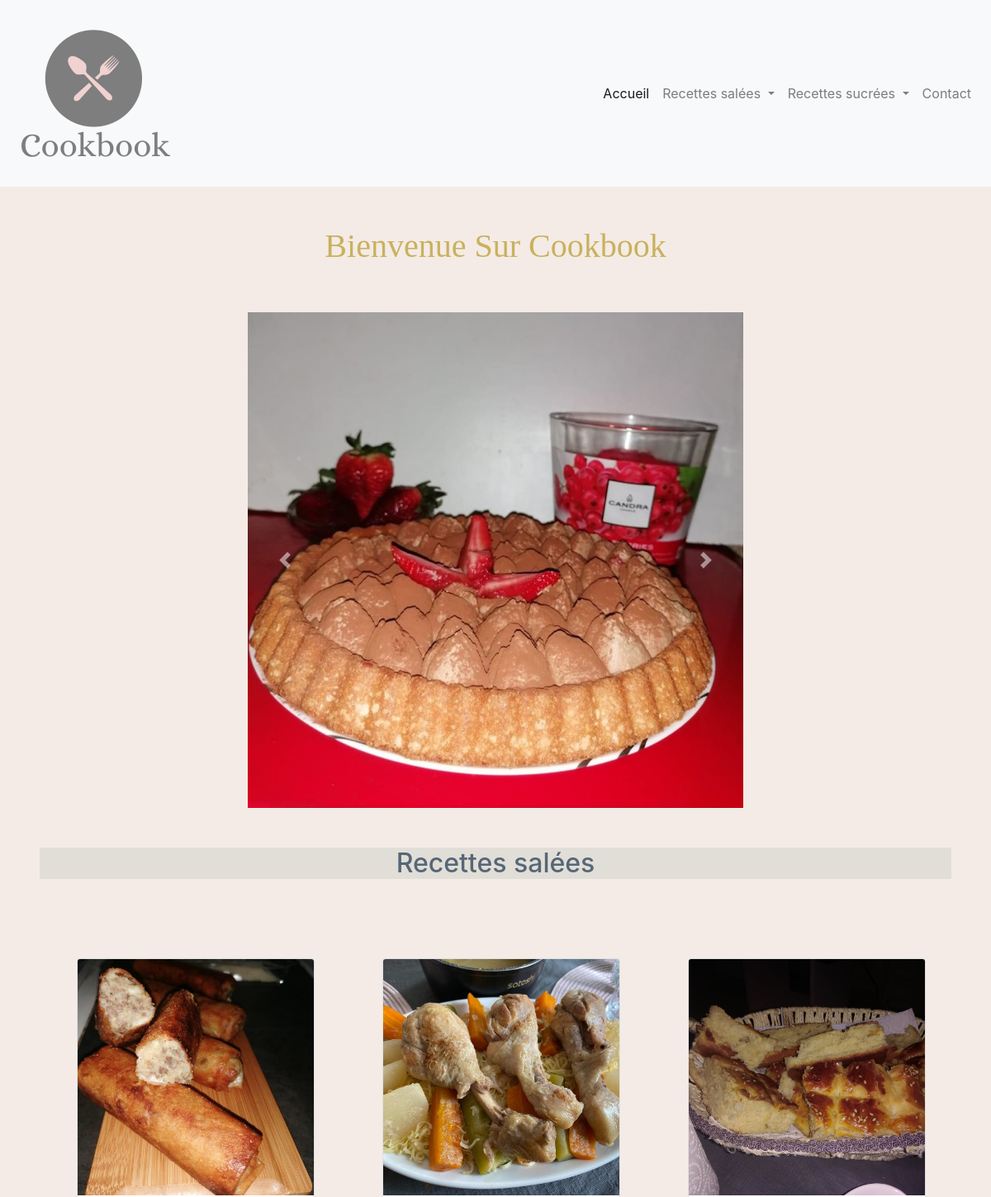
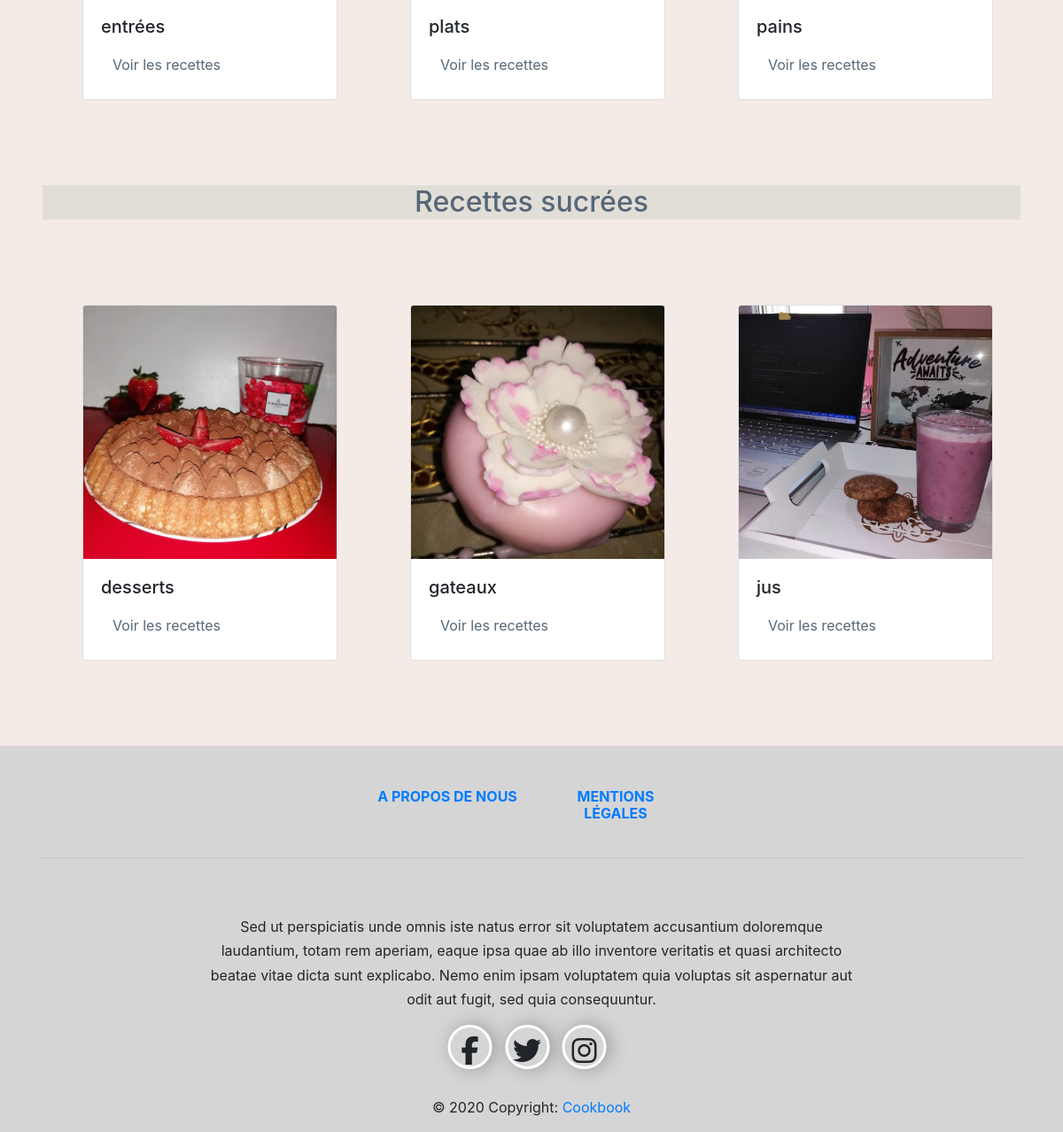
The page / on the database its author committed (2 pictures, top to bottom).
### tables this page shows
CREATE TABLE IF NOT EXISTS `category` (
  `id` int(11) NOT NULL AUTO_INCREMENT,
  `categorie` varchar(100) NOT NULL,
  `recettes` varchar(50) NOT NULL,
  `image` longtext DEFAULT NULL,
  PRIMARY KEY (`id`)
);

### index.php (the view, shortened to what this page needs)
<!DOCTYPE html>
<html lang="fr" >
<head>
	 <link rel="stylesheet" href="https://stackpath.bootstrapcdn.com/bootstrap/4.4.1/css/bootstrap.min.css">
	<link rel="stylesheet" type="text/css" href="assets/css/footer.css">
	<link rel="stylesheet" type="text/css" href="assets/css/helper.css">
	<link rel="stylesheet" type="text/css" href="assets/css/index.css">
</head>
<body>
<?php include("inc/navbar.php");
 ?>
   <?php  require "config/setting.php"  ;  ?>
<main class="bg_creamWhite pb-5">
	<h1 class="text-center prata gold text p-5 ">Bienvenue Sur Cookbook </h1>
	<section class="Slider bg_creamWhite">
		<div id="carouselExampleControls" class="carousel slide w-50 m-auto" data-ride="carousel">
			<div class="carousel-inner text-center">
				<div class="carousel-item active ">
				<img src="assets/img/makrot (3).jpg" class="d-block w-100" alt="makrot ">
				</div>
			</div>
			<a class="carousel-control-prev" href="#carouselExampleControls" role="button" data-slide="prev">
				<span class="carousel-control-prev-icon" aria-hidden="true"></span>
			</a>
			<a class="carousel-control-next" href="#carouselExampleControls" role="button" data-slide="next">
				<span class="carousel-control-next-icon" aria-hidden="true"></span>
			</a>
		</div>
	</section>
	<section class="recette-salees bg_creamWhite  ">
			<div class="borderTitle bg_lightGray m-5">
				<h2 class="text-center  darkBlue">Recettes salées </h2>
			</div>
			<div class=" row container m-auto">
			<?php
	$catg = $connect -> query("SELECT * FROM category WHERE recettes='salées'  ;") or die($connect -> error);
        while ($row =$catg->fetch_assoc()):
    ?>
				<div class="col-12 col-lg-4  m-auto  p-5">
					<div class="card  m-auto mt-4 mb-4 " style="width: 18rem;">
					<?php $image = $row['image'];
    $image_src = "admin/uploadsCteg/".$image;?>
					<img src="<?php echo $image_src; ?>" class="card-img-top" alt="catégorie">
						<div class="card-body">
							<h5 class="card-title"><?php echo $row['categorie']; ?></h5>
							<a href="affiche_recipe.php?edit=<?php echo $row['id']; ?>" class="btn darkBlue text-align-right">Voir les recettes</a>
						</div>
					</div>
				</div>
				<?php  endwhile;   ?>
			</div>
	</section>
	<section class="recette-sucrées bg_creamWhite  ">
		<div class="borderTitle bg_lightGray m-5">
			<h2 class="text-center darkBlue ">Recettes sucrées </h2>
		</div>
		<div class=" row container m-auto">
		<?php   $suc = $connect -> query("SELECT * FROM category WHERE recettes='sucrées';") or die($connect -> error);
		  while ($row =$suc->fetch_assoc()):?>
			<div class="col-12 col-lg-4  m-auto p-5 ">
				<div class=" m-auto card mt-4 mb-4 " style="width: 18rem;">
				<?php $image = $row['image'];
    $image_src = "admin/uploadsCteg/".$image;?>
					<img src="<?php echo $image_src; ?>" class="card-img-top" alt="catégorie">
					<div class="card-body">
						<h5 class="card-title"><?php echo $row['categorie']; ?></h5>
						<a href="affiche_recipe.php?edit=<?php echo $row['id']; ?>" class="btn darkBlue text-align-right">Voir les recettes </a>
					</div>
				</div>
			</div>
			<?php  endwhile;   ?>
		</div>
	</section>
</main>
<?php include("inc/footer.php"); ?>
</body>
</html>

### inc/navbar.php (shortened to what this page needs)
<nav class="navbar navbar-expand-lg navbar-light bg-light">
  <a class="navbar-brand" href="index.php">  <img src="assets/img/logo.png" alt="logo cookbook">  </a>
  <div class="collapse navbar-collapse" id="navbarSupportedContent">
    <ul class="navbar-nav ml-auto">
      <li class="nav-item active">
        <a class="nav-link" href="index.php">Accueil<span class="sr-only"></span></a>
      </li>
      <li class="nav-item dropdown">
        <a class="nav-link dropdown-toggle" href="#" id="navbarDropdown" role="button" data-toggle="dropdown" aria-haspopup="true" aria-expanded="false">
          Recettes salées
        </a>
      </li>
      <li class="nav-item dropdown">
        <a class="nav-link dropdown-toggle" href="#" id="navbarDropdown2" role="button" data-toggle="dropdown" aria-haspopup="true" aria-expanded="false">
          Recettes sucrées
        </a>
      </li>
      <li class="nav-item">
        <a class="nav-link " href="contact.php" tabindex="-1">Contact</a>
      </li>
    </ul>
  </div>
</nav>

### inc/footer.php
<footer class="page-footer font-small indigo ">
  <div class="container">
    <div class="row text-center d-flex justify-content-center pt-5 mb-3">
      <div class="col-md-2 mb-3">
        <h6 class="text-uppercase font-weight-bold">
          <a href="#!">A propos de nous </a>
        </h6>
      </div>
      <div class="col-md-2 mb-3">
        <h6 class="text-uppercase font-weight-bold">
          <a href="./ML.php">Mentions Légales</a>
        </h6>
      </div>
    </div>
    <hr class="clearfix  text-dark" >
    <div class="row d-flex text-center justify-content-center mb-md-0 mb-4">
      <div class="col-md-8 col-12 mt-5">
        <p style="line-height: 1.7rem">Sed ut perspiciatis unde omnis iste natus error sit voluptatem
          accusantium doloremque laudantium, totam rem
          aperiam, eaque ipsa quae ab illo inventore veritatis et quasi architecto beatae vitae dicta sunt
          explicabo.
          Nemo enim ipsam voluptatem quia voluptas sit aspernatur aut odit aut fugit, sed quia consequuntur.</p>
      </div>
    </div>
    <div class="row pb-3">
      <div class="col-md-12">
        <div class="mb-5 flex-center">
      <div class="content">
        <div class="icon_group">
          <a class="icon facebook"><i class="fa fa-facebook fa-2x" aria-hidden="true"></i><div class="background_circle"></div></a>
          <a class="icon twitter"><i class="fa fa-twitter fa-2x" aria-hidden="true"></i><div class="background_circle"></div></a>
          <a class="icon instagram"><i class="fa fa-instagram fa-2x" aria-hidden="true"></i><div class="background_circle"></div></a>
        </div>
      </div>
        </div>
      </div>
    </div>
  </div>
  <div class="footer-copyright text-center py-3">© 2020 Copyright:
    <a href="#"> Cookbook</a>
  </div>
</footer>

### assets/css/footer.css (style rules this page uses)
body { background-color: #D5D5D5; height:100px; }
.content { position: absolute; top: 50%; left: 50%; transform: translate(-50%, -50%); display: block; }
.icon { height: 50px; width: 50px; border: 3px solid white; border-radius: 50%; text-align: center; color: white; display: inline-block; vertical-align: middle; line-height: 65px; margin-right: 10px; z-index: 10; -moz-box-shadow: 4px 0px 20px rgba(68, 68, 68, 0.4); -webkit-box-shadow: 4px 0px 20px rgba(68, 68, 68, 0.4); box-shadow: 4px 0px 20px rgba(68, 68, 68, 0.4); cursor:pointer; }

### assets/css/helper.css (style rules this page uses)
.gold { color: #C9B15E; }
.darkBlue { color: #566777; }
.bg_lightGray { background-color: #e1ded7; }
.bg_creamWhite { background-color: #F4EBE6; }
.prata { font-family: 'Prata', serif; }
.text-align-right { text-align: right; }

### rows shown on the page
category: image (picture), categorie "entrées"
category: image (picture), categorie "plats"
category: image (picture), categorie "pains"
category: image (picture), categorie "desserts"
category: image (picture), categorie "gateaux"
category: image (picture), categorie "jus"
